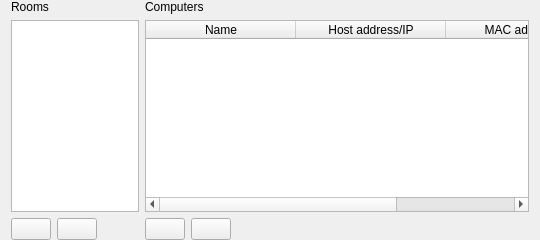
<?xml version="1.0" encoding="UTF-8"?>
<ui version="4.0">
 <class>BuiltinDirectoryConfigurationPage</class>
 <widget class="QWidget" name="BuiltinDirectoryConfigurationPage">
  <property name="windowTitle">
   <string>Rooms &amp; computers</string>
  </property>
  <property name="windowIcon">
   <iconset resource="builtindirectory.qrc">
    <normaloff>:/builtindirectory/application-msonenote.png</normaloff>:/builtindirectory/application-msonenote.png</iconset>
  </property>
  <layout class="QGridLayout" name="gridLayout" columnstretch="1,3">
   <property name="topMargin">
    <number>0</number>
   </property>
   <property name="bottomMargin">
    <number>0</number>
   </property>
   <item row="0" column="0">
    <widget class="QLabel" name="label">
     <property name="text">
      <string>Rooms</string>
     </property>
    </widget>
   </item>
   <item row="0" column="1">
    <widget class="QLabel" name="label_2">
     <property name="text">
      <string>Computers</string>
     </property>
    </widget>
   </item>
   <item row="1" column="0">
    <widget class="QTableWidget" name="roomTableWidget">
     <attribute name="horizontalHeaderVisible">
      <bool>false</bool>
     </attribute>
     <attribute name="horizontalHeaderStretchLastSection">
      <bool>true</bool>
     </attribute>
     <attribute name="verticalHeaderVisible">
      <bool>false</bool>
     </attribute>
     <column>
      <property name="text">
       <string>Rooms</string>
      </property>
     </column>
    </widget>
   </item>
   <item row="1" column="1">
    <widget class="QTableWidget" name="computerTableWidget">
     <property name="selectionBehavior">
      <enum>QAbstractItemView::SelectRows</enum>
     </property>
     <attribute name="horizontalHeaderBuiltinSectionSize">
      <number>200</number>
     </attribute>
     <attribute name="horizontalHeaderMinimumSectionSize">
      <number>150</number>
     </attribute>
     <attribute name="horizontalHeaderStretchLastSection">
      <bool>true</bool>
     </attribute>
     <attribute name="verticalHeaderVisible">
      <bool>false</bool>
     </attribute>
     <column>
      <property name="text">
       <string>Name</string>
      </property>
     </column>
     <column>
      <property name="text">
       <string>Host address/IP</string>
      </property>
     </column>
     <column>
      <property name="text">
       <string>MAC address</string>
      </property>
     </column>
    </widget>
   </item>
   <item row="2" column="0">
    <layout class="QHBoxLayout" name="horizontalLayout_2">
     <item>
      <widget class="QPushButton" name="addRoomButton">
       <property name="toolTip">
        <string>Add new room</string>
       </property>
       <property name="text">
        <string/>
       </property>
       <property name="icon">
        <iconset resource="builtindirectory.qrc">
         <normaloff>:/builtindirectory/list-add.png</normaloff>:/builtindirectory/list-add.png</iconset>
       </property>
      </widget>
     </item>
     <item>
      <widget class="QPushButton" name="removeRoomButton">
       <property name="toolTip">
        <string>Remove selected room</string>
       </property>
       <property name="text">
        <string/>
       </property>
       <property name="icon">
        <iconset resource="builtindirectory.qrc">
         <normaloff>:/builtindirectory/edit-delete.png</normaloff>:/builtindirectory/edit-delete.png</iconset>
       </property>
      </widget>
     </item>
     <item>
      <spacer name="horizontalSpacer_2">
       <property name="orientation">
        <enum>Qt::Horizontal</enum>
       </property>
       <property name="sizeHint" stdset="0">
        <size>
         <width>40</width>
         <height>20</height>
        </size>
       </property>
      </spacer>
     </item>
    </layout>
   </item>
   <item row="2" column="1">
    <layout class="QHBoxLayout" name="horizontalLayout">
     <item>
      <widget class="QPushButton" name="addComputerButton">
       <property name="toolTip">
        <string>Add new computer</string>
       </property>
       <property name="text">
        <string/>
       </property>
       <property name="icon">
        <iconset resource="builtindirectory.qrc">
         <normaloff>:/builtindirectory/list-add.png</normaloff>:/builtindirectory/list-add.png</iconset>
       </property>
      </widget>
     </item>
     <item>
      <widget class="QPushButton" name="removeComputerButton">
       <property name="toolTip">
        <string>Remove selected computer</string>
       </property>
       <property name="text">
        <string/>
       </property>
       <property name="icon">
        <iconset resource="builtindirectory.qrc">
         <normaloff>:/builtindirectory/edit-delete.png</normaloff>:/builtindirectory/edit-delete.png</iconset>
       </property>
      </widget>
     </item>
     <item>
      <spacer name="horizontalSpacer">
       <property name="orientation">
        <enum>Qt::Horizontal</enum>
       </property>
       <property name="sizeHint" stdset="0">
        <size>
         <width>40</width>
         <height>20</height>
        </size>
       </property>
      </spacer>
     </item>
    </layout>
   </item>
  </layout>
 </widget>
 <resources>
  <include location="builtindirectory.qrc"/>
 </resources>
 <connections>
  <connection>
   <sender>addComputerButton</sender>
   <signal>clicked()</signal>
   <receiver>BuiltinDirectoryConfigurationPage</receiver>
   <slot>addComputer()</slot>
   <hints>
    <hint type="sourcelabel">
     <x>646</x>
     <y>528</y>
    </hint>
    <hint type="destinationlabel">
     <x>507</x>
     <y>351</y>
    </hint>
   </hints>
  </connection>
  <connection>
   <sender>removeComputerButton</sender>
   <signal>clicked()</signal>
   <receiver>BuiltinDirectoryConfigurationPage</receiver>
   <slot>removeComputer()</slot>
   <hints>
    <hint type="sourcelabel">
     <x>698</x>
     <y>528</y>
    </hint>
    <hint type="destinationlabel">
     <x>507</x>
     <y>351</y>
    </hint>
   </hints>
  </connection>
  <connection>
   <sender>removeRoomButton</sender>
   <signal>clicked()</signal>
   <receiver>BuiltinDirectoryConfigurationPage</receiver>
   <slot>removeRoom()</slot>
   <hints>
    <hint type="sourcelabel">
     <x>108</x>
     <y>528</y>
    </hint>
    <hint type="destinationlabel">
     <x>507</x>
     <y>351</y>
    </hint>
   </hints>
  </connection>
  <connection>
   <sender>addRoomButton</sender>
   <signal>clicked()</signal>
   <receiver>BuiltinDirectoryConfigurationPage</receiver>
   <slot>addRoom()</slot>
   <hints>
    <hint type="sourcelabel">
     <x>56</x>
     <y>528</y>
    </hint>
    <hint type="destinationlabel">
     <x>507</x>
     <y>351</y>
    </hint>
   </hints>
  </connection>
  <connection>
   <sender>roomTableWidget</sender>
   <signal>cellChanged(int,int)</signal>
   <receiver>BuiltinDirectoryConfigurationPage</receiver>
   <slot>updateRoom()</slot>
   <hints>
    <hint type="sourcelabel">
     <x>150</x>
     <y>364</y>
    </hint>
    <hint type="destinationlabel">
     <x>507</x>
     <y>351</y>
    </hint>
   </hints>
  </connection>
  <connection>
   <sender>computerTableWidget</sender>
   <signal>cellChanged(int,int)</signal>
   <receiver>BuiltinDirectoryConfigurationPage</receiver>
   <slot>updateComputer()</slot>
   <hints>
    <hint type="sourcelabel">
     <x>630</x>
     <y>364</y>
    </hint>
    <hint type="destinationlabel">
     <x>507</x>
     <y>351</y>
    </hint>
   </hints>
  </connection>
 </connections>
 <slots>
  <slot>addRoom()</slot>
  <slot>removeRoom()</slot>
  <slot>addComputer()</slot>
  <slot>removeComputer()</slot>
  <slot>updateRoom()</slot>
  <slot>updateComputer()</slot>
 </slots>
</ui>
